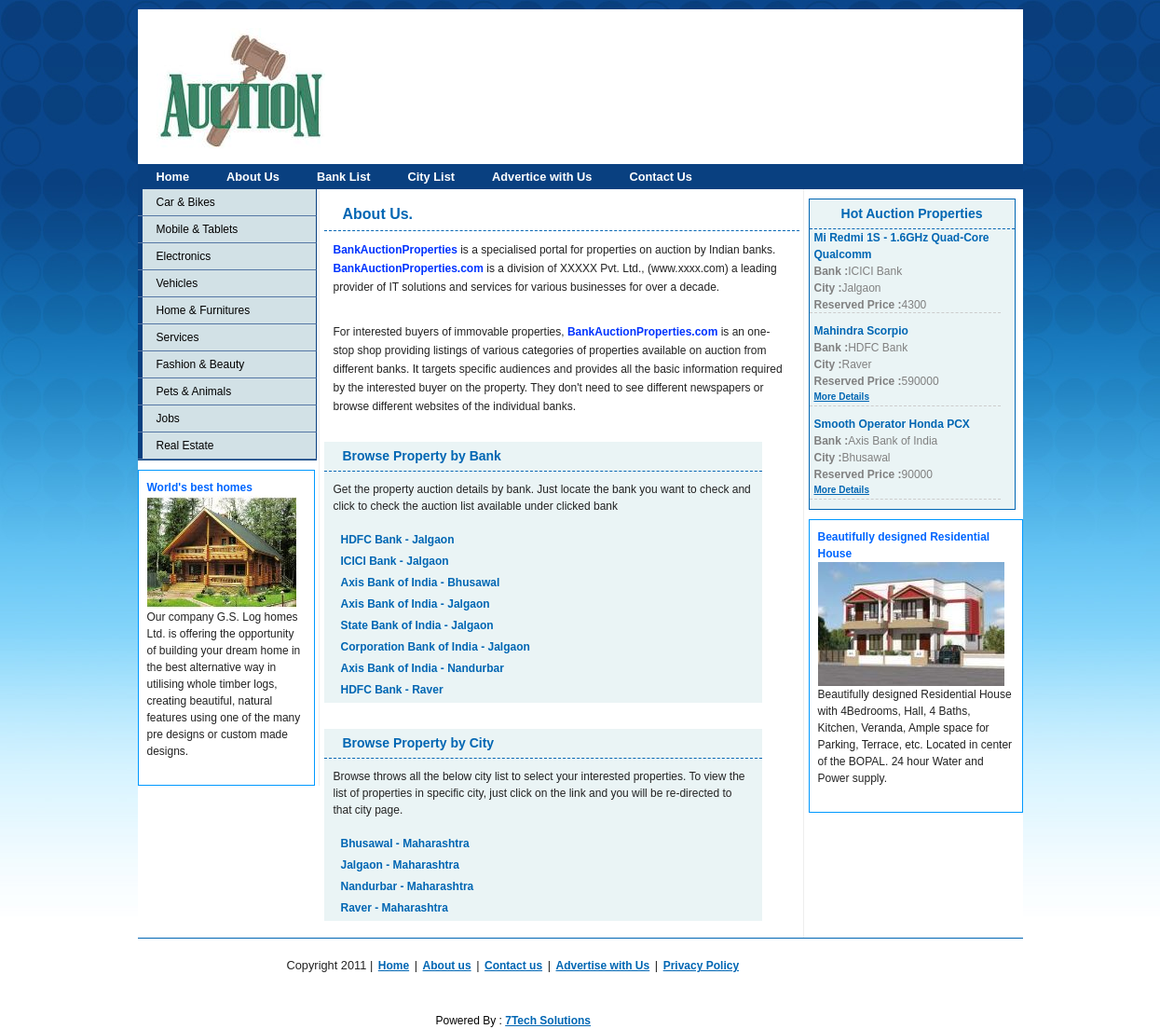
Screenshot of /About-Us.php with the database file from the repository.
### tables this page shows
CREATE TABLE IF NOT EXISTS `tbl_categories` (
  `id` int(10) NOT NULL auto_increment,
  `cname` varchar(100) NOT NULL,
  PRIMARY KEY  (`id`)
);

CREATE TABLE IF NOT EXISTS `tbl_banks` (
  `id` int(10) NOT NULL auto_increment,
  `bname` varchar(255) NOT NULL,
  `address` tinytext NOT NULL,
  `pn_no` varchar(100) NOT NULL,
  `city` int(10) NOT NULL,
  PRIMARY KEY  (`id`)
);

CREATE TABLE IF NOT EXISTS `tbl_cities` (
  `id` int(10) NOT NULL auto_increment,
  `city` varchar(100) NOT NULL,
  `state` varchar(100) NOT NULL,
  PRIMARY KEY  (`id`)
);

CREATE TABLE IF NOT EXISTS `tbl_auctions` (
  `id` int(10) NOT NULL auto_increment,
  `bid` int(10) NOT NULL,
  `cid` int(10) NOT NULL,
  `cat_id` int(10) NOT NULL,
  `pdetails` tinytext NOT NULL,
  `paddress` tinytext NOT NULL,
  `res_price` int(10) NOT NULL,
  `auction_date` varchar(40) NOT NULL,
  `auc_time` varchar(20) NOT NULL,
  `p_image` varchar(255) NOT NULL,
  `p_image_thumb` varchar(250) NOT NULL,
  `status` varchar(10) NOT NULL,
  `uid` int(10) NOT NULL,
  `bdate` varchar(40) NOT NULL,
  PRIMARY KEY  (`id`)
);

### library/functions.php (called while the page is built, shortened)
<?php
require_once 'common.php';
function getPropertyCategories($count=10){
	$sql = "SELECT id, cname
	        FROM tbl_categories";
    $result = dbQuery($sql);
    $rows = array();
    while ($row = dbFetchAssoc($result)) {
		extract($row);
		$rows[] = array('id'   => $id,
						'cname' => $cname,
		                'url' => create_final_url('property type',$cname,$id,'c')
					    );
	   }
	return $rows;
}
function propertyByBank($count=10){
	$sql = "SELECT b.id, b.bname, c.city
	        FROM tbl_banks b, tbl_cities c
			WHERE b.city = c.id
			LIMIT 0, $count";
    $result = dbQuery($sql);
    $rows = array();
    while ($row = dbFetchAssoc($result)) {
		extract($row);
		$rows[] = array('id'   => $id,
						'bname' => $bname,
		                'url' => create_final_url('bank property',$bname,$id,'b'),
						'city' => $city
					   );
	   }
	return $rows;
}
function propertyByCities($count=10){
	$sql = "SELECT id, city, state
	        FROM tbl_cities
			ORDER BY city
			LIMIT 0, $count";
    $result = dbQuery($sql);
    $rows = array();
    while ($row = dbFetchAssoc($result)) {
		extract($row);
		$rows[] = array('id'   => $id,
						'city_name' => $city,
		                'url' => create_final_url('city property',$city,$id,'p'),
						'city' => $city,
						'state' => $state,
					   );
	   }
	return $rows;
}
function sliderContent($no = 10){
	$sql = "SELECT a.id, b.bname, c.city, a.pdetails, a.res_price, a.status
			FROM tbl_auctions a, tbl_banks b, tbl_cities c, tbl_categories cat
			WHERE a.cid = c.id AND a.bid = b.id AND a.cat_id = cat.id AND a.status = 'open'
			ORDER BY a.id DESC
			LIMIT 0, $no";
	$result = dbQuery($sql);
    $rows = array();
    while ($row = dbFetchAssoc($result)) {
		extract($row);
		$rows[] = array('id'   => $id,
						'bank_name' => $bname,
						'city_name' => $city,
						'pro_name' => trim($pdetails),
						'res_price' => $res_price,
						'url' => create_final_url('auction detail',substr(trim($pdetails),0,60),$id,'a')
					   );
	}
	return $rows;
}
?>

### library/database.php (called while the page is built, shortened)
<?php
function dbQuery($sql)
{
	$result = mysql_query($sql) or die(mysql_error());
	return $result;
}
function dbFetchAssoc($result)
{
	return mysql_fetch_assoc($result);
}
?>

### library/common.php (called while the page is built, shortened)
<?php
require_once 'config.php';
require_once 'database.php';
function _prepare_url_text($string){
	$match_char = '#[^-a-zA-Z0-9_ ]#';
	$string = ucwords($string);
	$string = preg_replace($match_char,'',$string);
	$string = trim($string);
	$string = preg_replace('#[-_ ]+#','-',$string);
	return $string;
}
function create_final_url($category, $article_name, $article_id, $char) {
	$category = _prepare_url_text($category);
	$article_name = _prepare_url_text($article_name);
	$final_url = WEB_ROOT . $category . '/' . $article_name . '-'.$char .$article_id . '.html';
	return $final_url;
}
?>

### About-Us.php (the view, shortened to what this page needs)
<?php
require_once 'library/functions.php';
?>
<!DOCTYPE html PUBLIC "-//W3C//DTD XHTML 1.0 Transitional//EN" "http://www.w3.org/TR/xhtml1/DTD/xhtml1-transitional.dtd">
<html xmlns="http://www.w3.org/1999/xhtml">
<head>
<link rel="stylesheet" href="css/screen.css" type="text/css" media="screen, projection">
<link rel="stylesheet" href="css/menu.css" type="text/css">
<link rel="stylesheet" href="css/print.css" type="text/css" media="print">
</head>
<body>
<div class="container">
	<div id="header" class="span-24">
		<img src="images/logo.jpg" />
    </div>
 <?php include('menu.php');?>
  <div id="sidebar-1" class="span-5 border">
  	<?php include('left.php');?>
    </div>
  <div id="content" class="span-13 border">
<div id="catBox1">
<div class="title"> About Us.</div>
<div class="catBoxContent1">
<p><b style="color:#0033FF;">BankAuctionProperties</b> is a specialised portal for properties on auction by Indian banks. <b style="color:#0033FF;">BankAuctionProperties.com</b> is a division of XXXXX Pvt. Ltd., (www.xxxx.com) a leading provider of IT solutions and services for various businesses for over a decade.</p>
<p>For interested buyers of immovable properties, <b style="color:#0033FF;">BankAuctionProperties.com</b> is an one-stop shop providing listings of various categories of properties available on auction from different banks. It targets specific audiences and provides all the basic information required by the interested buyer on the property. They don't need to see different newspapers or browse different websites of the individual banks.
</p>
</div>
</div>
<div class="span-12">
<div id="catBox">
<div class="title"> Browse Property by Bank </div>
<div class="catBoxContent">
<p>Get the property auction details by bank. Just locate the bank you want to check and click to check the auction list available under clicked bank</p>
<ul>
<?php
$bankList = propertyByBank();
for($i=0; $i<count($bankList);$i++){
extract($bankList[$i]);
?>
<li><a href="<?php echo $url; ?>" title="<?php echo $bname; ?>"><?php echo $bname; ?> - <?php echo $city; ?></a></li>
<?php
}
?>
</ul>
</div>
</div>
</div>
<div class="span-12">
<div id="catBox">
<div class="title"> Browse Property by City </div>
<div class="catBoxContent">
<p>Browse throws all the below city list to select your interested properties. To view the list of properties in specific city, just click on the link and you will be re-directed  to that city page.</p>
<ul>
<?php
$cityList = propertyByCities();
for($i=0; $i<count($cityList);$i++){
extract($cityList[$i]);
?>
<li><a href="<?php echo $url; ?>" title="<?php echo $city; ?>"><?php echo $city; ?> - <?php echo $state; ?></a></li>
<?php
}
?>
</ul>
</div>
</div>
</div>
</div>
<div class="span-6 last">
	<?php include('slider.php'); ?>
<hr/>
      <?php include('footer.php'); ?>
</div>
</body>
</html>

### left.php
<?php
$rows = getPropertyCategories();
?>
<div id="navcontainer">
<ul>
<?php
for($i=0; $i<count($rows);$i++){
extract($rows[$i]);
?><li><a href="<?php echo $url; ?>" title="<?php echo $cname; ?>"><?php echo $cname; ?></a></li>
<?php } ?>
</ul>
</div>
<div id="proAdd">
<p><b>World's best homes</b>
<br/>
<img src="<?php echo WEB_ROOT; ?>images/res-houses.jpg" align="middle"/><br/>
Our company G.S. Log homes Ltd. is offering the opportunity of building your dream home in the best alternative way in utilising whole timber logs, creating beautiful, natural features using one of the many pre designs or custom made designs.</p>
</div>

### slider.php (shortened to what this page needs)
<div id="newsticker-demo">
    <div class="title">Hot Auction Properties</div>
    <div class="newsticker-jcarousellite">
		<ul>
			<?php
			$conList = sliderContent();
			for($i=0; $i<count($conList);$i++){
			extract($conList[$i]);
			?>
			<li style="overflow: hidden; float: none; width: 200px;">
				<div class="info">
					<a class="heading" href="<?php echo $url; ?>"><?php echo $pro_name; ?></a>
					<span class="cat">
					<b>Bank :</b><?php echo $bank_name; ?><br/>
					<b>City :</b><?php echo $city_name; ?><br/>
					<b>Reserved Price :</b><?php echo $res_price; ?><br/>
					<a href="<?php echo $url; ?>" class="readmore">More Details</a></span>
				</div>
			</li>
			<?php
			}
			?>
		</ul>
    </div>
</div>
<div id="proAdd">
<p><b>Beautifully designed Residential House</b>
<br/>
<img src="<?php echo WEB_ROOT; ?>images/banglows.jpg" align="middle"/><br/>
Beautifully designed Residential House with 4Bedrooms, Hall, 4 Baths, Kitchen, Veranda, Ample space for Parking, Terrace, etc. Located in center of the BOPAL. 24 hour Water and Power supply.</p>
</div>
<br/><br/>
</div>

### css/screen.css (style rules this page uses)
html, body, div, span, object, iframe, h1, h2, h3, h4, h5, h6, p, blockquote, pre, a, abbr, acronym, address, code, del, dfn, em, img, q, dl, dt, dd, ol, ul, li, fieldset, form, label, legend, table, caption, tbody, tfoot, thead, tr, th, td { margin:0;padding:0;border:0;font-weight:inherit;font-style:inherit;font-size:100%;font-family:inherit;vertical-align:baseline; }
body { line-height:1.5; }
body { font-size:80%;color:#222;background:#fff;font-family: Verdana, Helvetica, sans-serif; }
p { margin:0 0 1.5em; }
a { color:#0066B3;text-decoration:underline;font-weight:bold; }
ul, ol { margin:0 1.5em 1.5em 1.5em; }
ul { list-style-type:disc; }
.last { margin-right:0;padding-right:0; }
.container { width:950px;margin:0 auto;background-color:#FFFFFF; }
.column, div.span-1, div.span-2, div.span-3, div.span-4, div.span-5, div.span-6, div.span-7, div.span-8, div.span-9, div.span-10, div.span-11, div.span-12, div.span-13, div.span-14, div.span-15, div.span-16, div.span-17, div.span-18, div.span-19, div.span-20, div.span-21, div.span-22, div.span-23, div.span-24 { float:left;margin-right:10px; }
.last, div.last { margin-right:0; }
.span-5 { width:190px; }
.span-6 { width:230px; }
.span-12 { width:470px; }
.span-13 { width:510px; }
.span-24, div.span-24 { width:950px;margin:0; }
div.border { padding-right:4px;margin-right:5px;border-right:1px solid #eee; }
hr { background:#0066B3;color:#ddd;clear:both;float:none;width:100%;height:.1em;margin:0 0 1.45em;border:none; }
.clearfix:after, .container:after { content:"\0020";display:block;height:0;clear:both;visibility:hidden;overflow:hidden; }
.clearfix, .container { display:block; }

### css/menu.css (style rules this page uses)
#header { padding:20px 0 10px 20px; }
#sidebar-1 { margin-bottom:10px; }
div#navcontainer { width: 192px;padding: 0px;border-bottom: 1px solid #094080;margin-bottom:10px; }
div#navcontainer ul { background-color: #D2E1E6;text-align: left;margin: 0; padding: 0px; }
div#navcontainer ul li { list-style-type: none; border-bottom: 1px solid #5577A5;border-right: 1px solid #094080; }
div#navcontainer ul li a:link, div#navcontainer ul li a:visited { display: block;color: #000;padding: 5px 5px 5px 15px;text-decoration: none; background: #D2E1E6; margin: 0px;font-size:12px; font-weight:normal; border-left: 5px solid #094080; }
#catBox { background:#EAF4F5; font-family:Verdana,Arial,Sans-Serif;font-size:12px; margin-top:10px;margin-bottom:10px; }
#catBox .title { text-align:left; font-size:14px; font-weight:bold; padding:5px; padding-left:20px; border-bottom:1px dashed #0066B3; color:#0066B3; }
.catBoxContent p { padding-left:10px; padding-top:10px; padding-right:10px; }
.catBoxContent ul li { list-style:none; display:block; padding-bottom:5px; }
.catBoxContent a { text-decoration:none; }
#newsticker-demo { width:220px; background:#EAF4F5; font-family:Verdana,Arial,Sans-Serif;font-size:12px; margin-top:10px;margin-bottom:10px; border:1px solid #0066B3; }
#newsticker-demo .title { text-align:center; font-size:14px; font-weight:bold; padding:5px; border-bottom:1px dashed #0066B3; color:#0066B3; }
.newsticker-jcarousellite { width:210px; }
.newsticker-jcarousellite ul li { list-style:none; display:block; margin-bottom:10px; padding-left:5px; border-bottom:#CCCCCC dashed 1px; padding-bottom:2px; }
.newsticker-jcarousellite .info { width:200px; }
.newsticker-jcarousellite a.heading { font-size:12px; text-decoration:none;font-weight:bold; }
.newsticker-jcarousellite a.readmore { font-size:10px; color:#999999 text-decoration:underline; }
.newsticker-jcarousellite .info span.cat { display: block; font-size:12px; color:#808080; }
#proAdd { padding:5px; border:#0099FF solid 1px; font-size:12px; }
#proAdd p { padding:4px; }
#proAdd b { color:#0066FF; }

### css/print.css (style rules this page uses)
body { line-height:1.5;font-family:"Helvetica Neue", Arial, Helvetica, sans-serif;color:#000;background:none;font-size:10pt; }
.container { background:none; }
hr { background:#ccc;color:#ccc;width:100%;height:2px;margin:2em 0;padding:0;border:none; }
img { float:left;margin:1.5em 1.5em 1.5em 0; }
a:link, a:visited { background:transparent;font-weight:700;text-decoration:underline; }
a:link:after, a:visited:after { content:" (" attr(href) ") ";font-size:90%; }

### rows the page displays
tbl_categories: cname "Car & Bikes"
tbl_categories: cname "Mobile & Tablets"
tbl_categories: cname "Electronics"
tbl_categories: cname "Vehicles"
tbl_categories: cname "Home & Furnitures"
tbl_categories: cname "Services"
tbl_categories: cname "Fashion & Beauty"
tbl_categories: cname "Pets & Animals"
tbl_categories: cname "Jobs"
tbl_categories: cname "Real Estate"
tbl_banks: bname "HDFC Bank", tbl_cities.city "Jalgaon"
tbl_banks: bname "ICICI Bank", tbl_cities.city "Jalgaon"
tbl_banks: bname "Axis Bank of India", tbl_cities.city "Bhusawal"
tbl_banks: bname "Axis Bank of India", tbl_cities.city "Jalgaon"
tbl_banks: bname "State Bank of India", tbl_cities.city "Jalgaon"
tbl_banks: bname "Corporation Bank of India", tbl_cities.city "Jalgaon"
tbl_banks: bname "Axis Bank of India", tbl_cities.city "Nandurbar"
tbl_banks: bname "HDFC Bank", tbl_cities.city "Raver"
tbl_cities: city "Bhusawal", state "Maharashtra"
tbl_cities: city "Jalgaon", state "Maharashtra"
tbl_cities: city "Nandurbar", state "Maharashtra"
tbl_cities: city "Raver", state "Maharashtra"
tbl_auctions: pdetails "Mi Redmi 1S - 1.6GHz Quad-Core Qualcomm", tbl_banks.bname "ICICI Bank", tbl_cities.city "Jalgaon", res_price "4300"
tbl_auctions: pdetails "Mahindra Scorpio", tbl_banks.bname "HDFC Bank", tbl_cities.city "Raver", res_price "590000"
tbl_auctions: pdetails "Smooth Operator Honda PCX", tbl_banks.bname "Axis Bank of India", tbl_cities.city "Bhusawal", res_price "90000"
